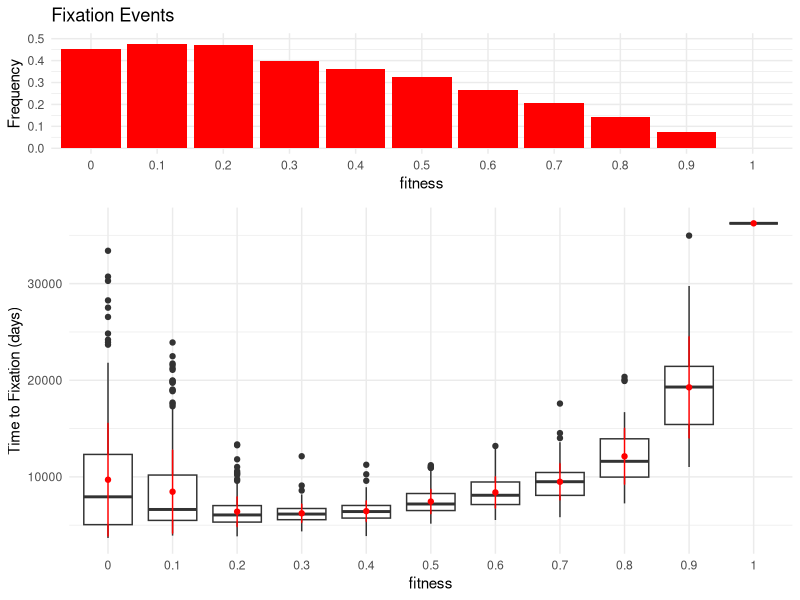
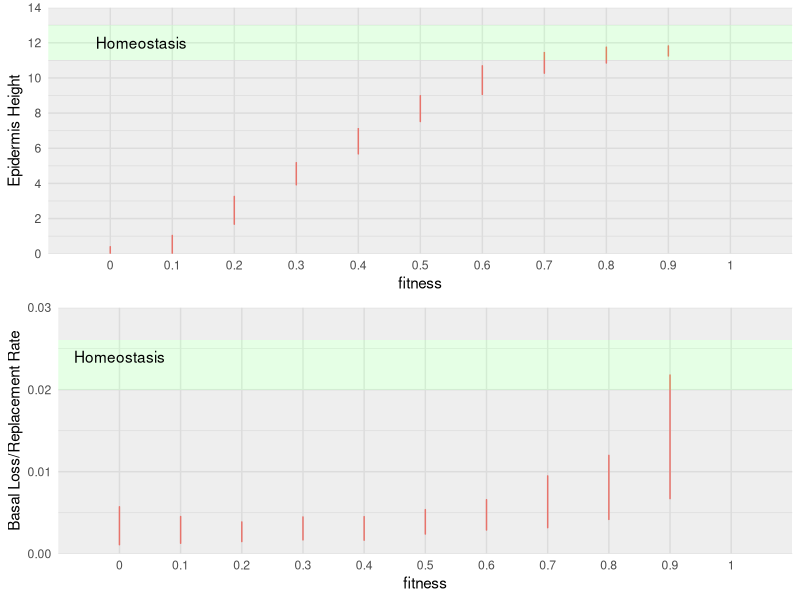
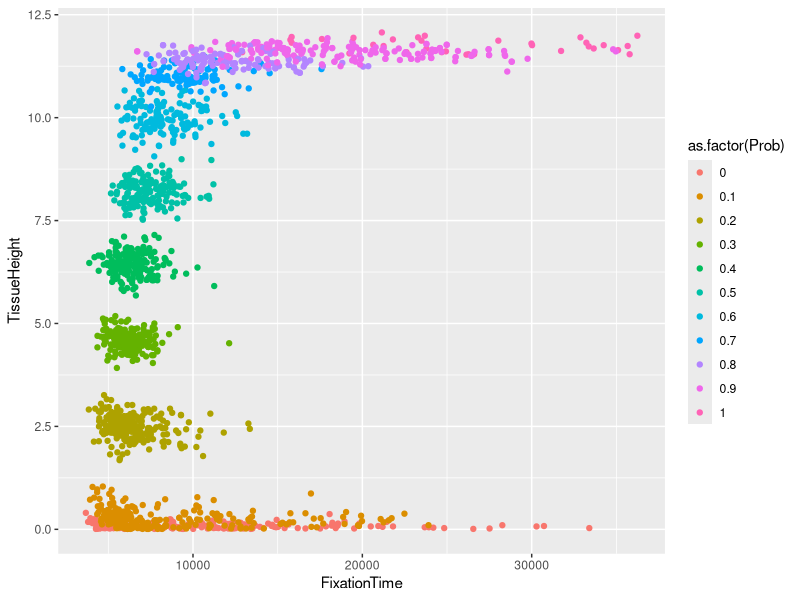
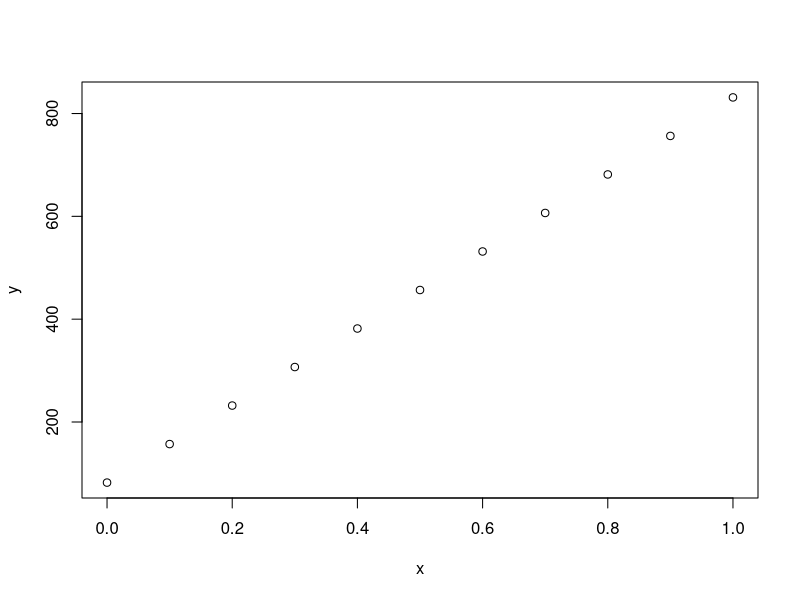

Here is the R script that generated these plots, in order:
# Title     : Analyze Fixation Results
# Objective : Measures the response of inducing a NOTCH Mutation with variable fixation probabilies
# Created by: schencro
# Created on: 10/19/17

library(ggplot2)
library(gridExtra)
library(dplyr)

# Prep dataframes
cleanData <- function(df){
  colnames(df) <- c("Replicate" ,"Prob","FixationTime" , "CellAge" , "TissueHeight" , "MeanRLambda", "EndTick", "TotalPop", "Frequency")
  df$CellAge <- 0
  df$FixationTime <- as.numeric(df$FixationTime)
  df <- na.omit(df)
  return(df)
}

#downsamples to 200 fixation events
sampleFixations <- function(df){
  sampled <- data.frame(matrix(NA, nrow=0, ncol=length(colnames(df))))
  colnames(sampled) <- colnames(df)
  for(i in 1:length(unique(df$Prob))){
    tmp <- subset(df, df$Prob==unique(df$Prob)[i])
    for(k in 1:length(tmp$Frequency)){
      if(tmp$Frequency[k]==1.00){
        out <- tmp[k,]
        sampled <- rbind(sampled,out)
      }
    }
  }
  return(sampled)
}

groupFixers <- function(cleanFix, lin){
  out <- data.frame(matrix(0,nrow=0,ncol=length(colnames(cleanFix))+1))
  colnames(out) <- c(colnames(cleanFix),"Group")
  cleanFix$Prob
  for(i in 1:length(unique(cleanFix$Prob))){
    tmp <- subset(cleanFix, cleanFix$Prob==unique(cleanFix$Prob)[i])
    lin %>% filter(x == unique(cleanFix$Prob)[i]) -> val
    for(k in 1:length(tmp$FixationTime)){
      if(tmp[k,]$FixationTime >= val$y){
        tmpout <- cbind(tmp[k,], data.frame(group="Late"))
      } else{
        tmpout <- cbind(tmp[k,], data.frame(group="Early"))
      }
      out <- rbind(out, tmpout)
    }
  }
  return(out)
}

#setwd("~/IdeaProjects/Epidermis_Project_Final/")
setwd("/Users/schencro/Desktop/Darryl_collab/Framework/Homeostatic_Epidermis/FixationTesting/")
# Use these results to get a consistent number of total fixation events to compare
fixations <- read.csv("Results/MostRunSuccesses.txt", header = F, sep="\t", na.strings = c("na","NaN"))
fixations <- cleanData(fixations)
cleanFix <- sampleFixations(fixations)
# Use these results to get the Fixation Events bar plot
fixdf <- read.csv("Results/500Replicates.txt", header = F, sep="\t", na.strings = c("na","NaN"))
colnames(fixdf) <- c("Replicate" ,"Prob","FixationTime" , "CellAge" , "TissueHeight" , "MeanRLambda", "EndTick", "TotalPop", "Frequency")
fixdf$CellAge <- 0
fixdf$FixationTime <- as.numeric(fixdf$FixationTime)
fixPlot <- cleanData(fixdf)

passed <- data.frame(matrix(NA, nrow=0, ncol=5))
colnames(passed) <- c("Prob","Passed","MeanFixation","StdFixation","Nums")
for(i in 1:length(unique(fixdf$Prob))){
    tmp <- subset(fixdf, fixdf$Prob==unique(fixdf$Prob)[i])
    probs <- unique(fixdf$Prob)[i]
    freqFix <- length(na.omit(tmp$FixationTime))/length(tmp$Prob)
    fixTime <- mean(na.omit(tmp$FixationTime))
    fixTimeSTD <- sd(na.omit(tmp$FixationTime))
    totals <- length(na.omit(tmp$FixationTime))
    outDF <- data.frame(Prob=probs,
                        Passed=freqFix,
                        MeanFixation=fixTime,
                        StdFixation=fixTimeSTD,
                        Nums=totals
                        )
    passed <- rbind(passed, outDF)
}
passed$Runs <- rep(500, length(unique(passed$Prob)))
#passed$Runs <- c("200","200","200","200","200","200","200","500","500","1000","1000")

passed$Prob <- as.factor(passed$Prob)
fixPlot$Prob <- as.factor(fixPlot$Prob)
pd <- position_dodge(0.9)
p1 <- ggplot() +
    geom_boxplot(data=fixPlot, aes(x=Prob,y=FixationTime, group=Prob)) +
    #geom_point(data=fixPlot, aes(x=Prob,y=FixationTime, group=Prob), alpha=0.4, inherit.aes = F) +
    geom_point(data=passed, aes(x=Prob,y=MeanFixation), color="red") +
    geom_errorbar(data=passed, aes(x=Prob,ymin=MeanFixation-StdFixation, ymax=MeanFixation+StdFixation), color="red",width=.01, position=pd, inherit.aes = F) +
    ylab("Time to Fixation (days)") + xlab("fitness") + theme_minimal()

p2 <- ggplot(data=passed, aes(x=Prob,y=Passed)) +
    geom_bar(stat="identity", fill="red") +
    #geom_text(aes(label = Runs, y = Passed), vjust = 0) +
    ylab("Frequency") + xlab("fitness") + ggtitle("Fixation Events") +
    scale_y_continuous(limits = c(0.0,0.5)) + 
    theme_minimal()
    #theme(axis.title.x = element_blank(), axis.text.x = element_blank())

grid.arrange(p2, p1, ncol = 1, heights = c(1, 2))

p3 <- ggplot() + geom_line(data=fixPlot, aes(x=Prob, y=TissueHeight, color="red"), inherit.aes = F) + theme_minimal() +
    annotate("rect", xmin = 0, xmax = 12, ymin = 0, ymax = 11, alpha = .1) +
    annotate("rect", xmin = 0, xmax = 12, ymin = 13, ymax = 14, alpha = .1) +
    annotate("rect", xmin = 0, xmax = 12, ymin = 11, ymax = 13, alpha = .1, fill="green") +
    #geom_hline(yintercept = 13, size=0.2) +
    #geom_hline(yintercept = 11, size=0.2) + 
    annotate("text", 1.5, 12, label = "Homeostasis") + theme(legend.position="none") +
    scale_y_continuous(limits=c(0.0,14), breaks=c(0,2,4,6,8,10,12,14), expand = c(0,0)) +
    ylab("Epidermis Height") + xlab("fitness")

p4 <- ggplot() + geom_line(data=fixPlot, aes(x=Prob, y=CellAge, color="red"), inherit.aes = F) + theme_minimal() +
    annotate("rect", xmin = 0, xmax = 12, ymin = 0, ymax = 28, alpha = .1) +
    annotate("rect", xmin = 0, xmax = 12, ymin = 32, ymax = 1200, alpha = .1) +
    annotate("rect", xmin = 0, xmax = 12, ymin = 28, ymax = 32, alpha = .1, fill="green") +
    scale_y_continuous(limits=c(0.0,1200), expand = c(0,0)) + theme(legend.position="none") +
    annotate("text", 1.5, 28, label = "Homeostasis") +
    ylab("Mean Cell Age") + xlab("fitness")

p5 <- ggplot() + geom_line(data=fixPlot, aes(x=Prob, y=MeanRLambda, color="red")) + theme_minimal() +
    annotate("rect", xmin = 0, xmax = 12, ymin = .0, ymax = .020, alpha = .1) +
    annotate("rect", xmin = 0, xmax = 12, ymin = .026, ymax = .03, alpha = .1) +
    annotate("rect", xmin = 0, xmax = 12, ymin = .02, ymax = .026, alpha = .1, fill="green") +
    #geom_hline(yintercept = 13, size=0.2) +
    #geom_hline(yintercept = 11, size=0.2) + 
    annotate("text", 1.5, 12, label = "Homeostasis") + theme(legend.position="none") +
    scale_y_continuous(limits=c(0.0,0.03), expand = c(0,0)) + theme(legend.position="none") +
    annotate("text", 1, .024, label = "Homeostasis") +
    ylab("Basal Loss/Replacement Rate") + xlab("fitness")

grid.arrange(p3, p5, ncol = 1, heights = c(1, 1))


#--Additional Runs to obtain meaningful results.
ggplot(fixations, aes(x=FixationTime, y=TissueHeight, colour=as.factor(Prob))) +
         geom_point()

#--Gets the means and stdev information from the data--#
passed <- data.frame(matrix(NA, nrow=0, ncol=5))
colnames(passed) <- c("Prob","Passed","MeanFixation","StdFixation","Nums")
for(i in 1:length(unique(cleanFix$Prob))){
  tmp <- subset(cleanFix, cleanFix$Prob==unique(cleanFix$Prob)[i])
  probs <- unique(cleanFix$Prob)[i]
  freqFix <- length(na.omit(tmp$FixationTime))/length(tmp$Prob)
  fixTime <- mean(na.omit(tmp$FixationTime))
  fixTimeSTD <- sd(na.omit(tmp$FixationTime))
  totals <- length(na.omit(tmp$FixationTime))
  outDF <- data.frame(Prob=probs,
                      Passed=freqFix,
                      MeanFixation=fixTime,
                      StdFixation=fixTimeSTD,
                      Nums=totals
  )
  passed <- rbind(passed, outDF)
}
#---Grouping analysis to get the two groups (Late/Early Fixers)---#
x = unique(as.numeric(cleanFix$Prob))
x = sort(x[x>0.1])
y = c(300,310,350,400,500,600,700,775,850)
#nums <- seq(0.0,1.0,0.1)
fit <- lm(y~x)
y = sapply(sort(unique(as.numeric(cleanFix$Prob))), FUN=function(x) fit$coefficients[2]*x+fit$coefficients[1])
lin = data.frame(x=sort(unique(as.numeric(cleanFix$Prob))),y=y)
plot(lin)

plotFixers <- groupFixers(cleanFix, lin)

p1 <- ggplot() +
  #geom_violin(data=cleanFix, aes(x=Prob,y=FixationTime, group=Prob)) +
  geom_line (data=lin, aes(x=x,y=y), alpha=0.2, inherit.aes=F) +
  geom_point(data=plotFixers, aes(x=Prob,y=FixationTime, colour=group, group=group), size=0.9, alpha=0.4, inherit.aes = F) +
  annotate("text", as.numeric(passed$Prob), 1750, label=paste("n=",passed$Nums, sep="")) +
  #geom_point(data=passed, aes(x=as.factor(Prob),y=MeanFixation), color="red") +
  #geom_errorbar(data=passed, aes(x=as.factor(Prob),ymin=MeanFixation-StdFixation, ymax=MeanFixation+StdFixation), color="red",width=.01, position=pd, inherit.aes = F) +
  ylab("Time to Fixation (days)") + xlab("fp (fzero = 1-fp)") + theme_minimal() +
  scale_x_continuous(breaks=unique(cleanFix$Prob)) +
  scale_colour_manual(values=c(rgb(114,20,41,maxColorValue = 255),rgb(18,45,84,maxColorValue = 255)))

p3 <- ggplot() + 
  geom_point(data=plotFixers, aes(x=Prob, y=TissueHeight, color=group, group=group), position=position_dodge(0.02), size=0.9, alpha=0.4, inherit.aes = F) + theme_minimal() +
  annotate("rect", xmin = -0.05, xmax = 1.05, ymin = 0, ymax = 11, alpha = .1) +
  annotate("rect", xmin = -0.05, xmax = 1.05, ymin = 13, ymax = 14, alpha = .1) +
  annotate("rect", xmin = -0.05, xmax = 1.05, ymin = 11, ymax = 13, alpha = .1, fill="green") +
  #geom_hline(yintercept = 13, size=0.2) +
  #geom_hline(yintercept = 11, size=0.2) + 
  annotate("text", as.numeric(passed$Prob), 13, label=paste("n=",passed$Nums, sep="")) +
  annotate("text", 0.1, 12, label = "Homeostasis") + 
  scale_y_continuous(limits=c(0.0,14), breaks=c(0,2,4,6,8,10,12,14), expand = c(0,0)) +
  ylab("Epidermis Height") + xlab("fp (fzero = 1-fp)") +
  scale_x_continuous(breaks=unique(cleanFix$Prob), expand=c(0,0)) +
  scale_colour_manual(values=c(rgb(114,20,41,maxColorValue = 255),rgb(18,45,84,maxColorValue = 255)))

p5 <- ggplot() + geom_point(data=plotFixers, aes(x=Prob, y=MeanRLambda, color=group, group=group), position=position_dodge(0.02), size=0.9, alpha=0.4, inherit.aes = F) + theme_minimal() +
  annotate("rect", xmin = -0.05, xmax = 1.05, ymin = .0, ymax = .020, alpha = .1) +
  annotate("rect", xmin = -0.05, xmax = 1.05, ymin = .026, ymax = .03, alpha = .1) +
  annotate("rect", xmin = -0.05, xmax = 1.05, ymin = .02, ymax = .026, alpha = .1, fill="green") +
  #geom_hline(yintercept = 13, size=0.2) +
  #geom_hline(yintercept = 11, size=0.2) + 
  #annotate("text", 1.5, 0.0, label = "Homeostasis") + theme(legend.position="none") +
  scale_y_continuous(limits=c(0.0,0.03), expand = c(0,0)) + 
  annotate("text", 0.05, .024, label = "Homeostasis") +
  annotate("text", as.numeric(passed$Prob), 0.027, label=paste("n=",passed$Nums, sep="")) +
  ylab("Basal Loss/Replacement Rate") + xlab("fp (fzero = 1-fp)") +
  scale_x_continuous(breaks=unique(cleanFix$Prob), expand=c(0,0)) +
  scale_colour_manual(values=c(rgb(114,20,41,maxColorValue = 255),rgb(18,45,84,maxColorValue = 255)))

